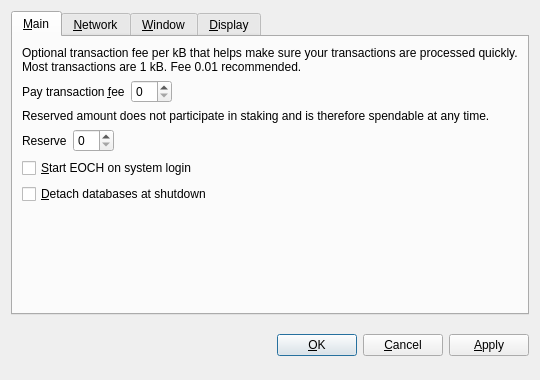
<?xml version="1.0" encoding="UTF-8"?>
<ui version="4.0">
 <class>OptionsDialog</class>
 <widget class="QDialog" name="OptionsDialog">
  <property name="geometry">
   <rect>
    <x>0</x>
    <y>0</y>
    <width>540</width>
    <height>380</height>
   </rect>
  </property>
  <property name="windowTitle">
   <string>Options</string>
  </property>
  <property name="modal">
   <bool>true</bool>
  </property>
  <layout class="QVBoxLayout" name="verticalLayout">
   <item>
    <widget class="QTabWidget" name="tabWidget">
     <property name="tabPosition">
      <enum>QTabWidget::North</enum>
     </property>
     <property name="currentIndex">
      <number>0</number>
     </property>
     <widget class="QWidget" name="tabMain">
      <attribute name="title">
       <string>&amp;Main</string>
      </attribute>
      <layout class="QVBoxLayout" name="verticalLayout_Main">
       <item>
        <widget class="QLabel" name="transactionFeeInfoLabel">
         <property name="text">
          <string>Optional transaction fee per kB that helps make sure your transactions are processed quickly. Most transactions are 1 kB. Fee 0.01 recommended.</string>
         </property>
         <property name="textFormat">
          <enum>Qt::PlainText</enum>
         </property>
         <property name="wordWrap">
          <bool>true</bool>
         </property>
        </widget>
       </item>
       <item>
        <layout class="QHBoxLayout" name="horizontalLayoutFee">
         <item>
          <widget class="QLabel" name="transactionFeeLabel">
           <property name="text">
            <string>Pay transaction &amp;fee</string>
           </property>
           <property name="textFormat">
            <enum>Qt::PlainText</enum>
           </property>
           <property name="buddy">
            <cstring>transactionFee</cstring>
           </property>
          </widget>
         </item>
         <item>
          <widget class="EOCHAmountField" name="transactionFee"/>
         </item>
         <item>
          <spacer name="horizontalSpacerFee">
           <property name="orientation">
            <enum>Qt::Horizontal</enum>
           </property>
           <property name="sizeHint" stdset="0">
            <size>
             <width>40</width>
             <height>20</height>
            </size>
           </property>
          </spacer>
         </item>
        </layout>
       </item>
       <item>
        <widget class="QLabel" name="reserveBalanceInfoLabel">
         <property name="text">
          <string>Reserved amount does not participate in staking and is therefore spendable at any time.</string>
         </property>
         <property name="textFormat">
          <enum>Qt::PlainText</enum>
         </property>
         <property name="wordWrap">
          <bool>true</bool>
         </property>
        </widget>
       </item>
       <item>
        <layout class="QHBoxLayout" name="horizontalLayoutReserveBalance">
         <item>
          <widget class="QLabel" name="reserveBalanceLabel">
           <property name="text">
            <string>Reserve</string>
           </property>
           <property name="textFormat">
            <enum>Qt::PlainText</enum>
           </property>
           <property name="buddy">
            <cstring>reserveBalance</cstring>
           </property>
          </widget>
         </item>
         <item>
          <widget class="EOCHAmountField" name="reserveBalance"/>
         </item>
         <item>
          <spacer name="horizontalSpacerReserveBalance">
           <property name="orientation">
            <enum>Qt::Horizontal</enum>
           </property>
           <property name="sizeHint" stdset="0">
            <size>
             <width>40</width>
             <height>20</height>
            </size>
           </property>
          </spacer>
         </item>
        </layout>
       </item>
       <item>
        <widget class="QCheckBox" name="EOCHAtStartup">
         <property name="toolTip">
          <string>Automatically start EOCH after logging in to the system.</string>
         </property>
         <property name="text">
          <string>&amp;Start EOCH on system login</string>
         </property>
        </widget>
       </item>
       <item>
        <widget class="QCheckBox" name="detachDatabases">
         <property name="toolTip">
          <string>Detach block and address databases at shutdown. This means they can be moved to another data directory, but it slows down shutdown. The wallet is always detached.</string>
         </property>
         <property name="text">
          <string>&amp;Detach databases at shutdown</string>
         </property>
        </widget>
       </item>
       <item>
        <spacer name="verticalSpacer_Main">
         <property name="orientation">
          <enum>Qt::Vertical</enum>
         </property>
         <property name="sizeHint" stdset="0">
          <size>
           <width>20</width>
           <height>40</height>
          </size>
         </property>
        </spacer>
       </item>
      </layout>
     </widget>
     <widget class="QWidget" name="tabNetwork">
      <attribute name="title">
       <string>&amp;Network</string>
      </attribute>
      <layout class="QVBoxLayout" name="verticalLayout_Network">
       <item>
        <widget class="QCheckBox" name="mapPortUpnp">
         <property name="toolTip">
          <string>Automatically open the EOCH client port on the router. This only works when your router supports UPnP and it is enabled.</string>
         </property>
         <property name="text">
          <string>Map port using &amp;UPnP</string>
         </property>
        </widget>
       </item>
       <item>
        <widget class="QCheckBox" name="connectSocks">
         <property name="toolTip">
          <string>Connect to the EOCH network through a SOCKS proxy (e.g. when connecting through Tor).</string>
         </property>
         <property name="text">
          <string>&amp;Connect through SOCKS proxy:</string>
         </property>
        </widget>
       </item>
       <item>
        <layout class="QHBoxLayout" name="horizontalLayout_Network">
         <item>
          <widget class="QLabel" name="proxyIpLabel">
           <property name="text">
            <string>Proxy &amp;IP:</string>
           </property>
           <property name="textFormat">
            <enum>Qt::PlainText</enum>
           </property>
           <property name="buddy">
            <cstring>proxyIp</cstring>
           </property>
          </widget>
         </item>
         <item>
          <widget class="QValidatedLineEdit" name="proxyIp">
           <property name="maximumSize">
            <size>
             <width>140</width>
             <height>16777215</height>
            </size>
           </property>
           <property name="toolTip">
            <string>IP address of the proxy (e.g. 127.0.0.1)</string>
           </property>
          </widget>
         </item>
         <item>
          <widget class="QLabel" name="proxyPortLabel">
           <property name="text">
            <string>&amp;Port:</string>
           </property>
           <property name="textFormat">
            <enum>Qt::PlainText</enum>
           </property>
           <property name="buddy">
            <cstring>proxyPort</cstring>
           </property>
          </widget>
         </item>
         <item>
          <widget class="QLineEdit" name="proxyPort">
           <property name="maximumSize">
            <size>
             <width>55</width>
             <height>16777215</height>
            </size>
           </property>
           <property name="toolTip">
            <string>Port of the proxy (e.g. 9050)</string>
           </property>
          </widget>
         </item>
         <item>
          <widget class="QLabel" name="socksVersionLabel">
           <property name="text">
            <string>SOCKS &amp;Version:</string>
           </property>
           <property name="textFormat">
            <enum>Qt::PlainText</enum>
           </property>
           <property name="buddy">
            <cstring>socksVersion</cstring>
           </property>
          </widget>
         </item>
         <item>
          <widget class="QValueComboBox" name="socksVersion">
           <property name="toolTip">
            <string>SOCKS version of the proxy (e.g. 5)</string>
           </property>
          </widget>
         </item>
         <item>
          <spacer name="horizontalSpacer_Network">
           <property name="orientation">
            <enum>Qt::Horizontal</enum>
           </property>
           <property name="sizeHint" stdset="0">
            <size>
             <width>40</width>
             <height>20</height>
            </size>
           </property>
          </spacer>
         </item>
        </layout>
       </item>
       <item>
        <spacer name="verticalSpacer_Network">
         <property name="orientation">
          <enum>Qt::Vertical</enum>
         </property>
         <property name="sizeHint" stdset="0">
          <size>
           <width>20</width>
           <height>40</height>
          </size>
         </property>
        </spacer>
       </item>
      </layout>
     </widget>
     <widget class="QWidget" name="tabWindow">
      <attribute name="title">
       <string>&amp;Window</string>
      </attribute>
      <layout class="QVBoxLayout" name="verticalLayout_Window">
       <item>
        <widget class="QCheckBox" name="minimizeToTray">
         <property name="toolTip">
          <string>Show only a tray icon after minimizing the window.</string>
         </property>
         <property name="text">
          <string>&amp;Minimize to the tray instead of the taskbar</string>
         </property>
        </widget>
       </item>
       <item>
        <widget class="QCheckBox" name="minimizeOnClose">
         <property name="toolTip">
          <string>Minimize instead of exit the application when the window is closed. When this option is enabled, the application will be closed only after selecting Quit in the menu.</string>
         </property>
         <property name="text">
          <string>M&amp;inimize on close</string>
         </property>
        </widget>
       </item>
       <item>
        <spacer name="verticalSpacer_Window">
         <property name="orientation">
          <enum>Qt::Vertical</enum>
         </property>
         <property name="sizeHint" stdset="0">
          <size>
           <width>20</width>
           <height>40</height>
          </size>
         </property>
        </spacer>
       </item>
      </layout>
     </widget>
     <widget class="QWidget" name="tabDisplay">
      <attribute name="title">
       <string>&amp;Display</string>
      </attribute>
      <layout class="QVBoxLayout" name="verticalLayout_Display">
       <item>
        <layout class="QHBoxLayout" name="horizontalLayout_1_Display">
         <item>
          <widget class="QLabel" name="langLabel">
           <property name="text">
            <string>User Interface &amp;language:</string>
           </property>
           <property name="textFormat">
            <enum>Qt::PlainText</enum>
           </property>
           <property name="buddy">
            <cstring>lang</cstring>
           </property>
          </widget>
         </item>
         <item>
          <widget class="QValueComboBox" name="lang">
           <property name="toolTip">
            <string>The user interface language can be set here. This setting will take effect after restarting EOCH.</string>
           </property>
          </widget>
         </item>
        </layout>
       </item>
       <item>
        <layout class="QHBoxLayout" name="horizontalLayout_2_Display">
         <item>
          <widget class="QLabel" name="unitLabel">
           <property name="text">
            <string>&amp;Unit to show amounts in:</string>
           </property>
           <property name="textFormat">
            <enum>Qt::PlainText</enum>
           </property>
           <property name="buddy">
            <cstring>unit</cstring>
           </property>
          </widget>
         </item>
         <item>
          <widget class="QValueComboBox" name="unit">
           <property name="toolTip">
            <string>Choose the default subdivision unit to show in the interface and when sending coins.</string>
           </property>
          </widget>
         </item>
        </layout>
       </item>
       <item>
        <widget class="QCheckBox" name="displayAddresses">
         <property name="toolTip">
          <string>Whether to show EOCH addresses in the transaction list or not.</string>
         </property>
         <property name="text">
          <string>&amp;Display addresses in transaction list</string>
         </property>
        </widget>
       </item>
       <item>
        <widget class="QCheckBox" name="coinControlFeatures">
         <property name="toolTip">
          <string>Whether to show coin control features or not.</string>
         </property>
         <property name="text">
          <string>Display coin &amp;control features (experts only!)</string>
         </property>
        </widget>
       </item>
       <item>
        <spacer name="verticalSpacer_Display">
         <property name="orientation">
          <enum>Qt::Vertical</enum>
         </property>
         <property name="sizeHint" stdset="0">
          <size>
           <width>20</width>
           <height>40</height>
          </size>
         </property>
        </spacer>
       </item>
      </layout>
     </widget>
    </widget>
   </item>
   <item>
    <layout class="QHBoxLayout" name="horizontalLayout_Buttons">
     <item>
      <spacer name="horizontalSpacer_1">
       <property name="orientation">
        <enum>Qt::Horizontal</enum>
       </property>
       <property name="sizeHint" stdset="0">
        <size>
         <width>40</width>
         <height>48</height>
        </size>
       </property>
      </spacer>
     </item>
     <item>
      <widget class="QLabel" name="statusLabel">
       <property name="font">
        <font>
         <weight>75</weight>
         <bold>true</bold>
        </font>
       </property>
       <property name="text">
        <string/>
       </property>
       <property name="textFormat">
        <enum>Qt::PlainText</enum>
       </property>
       <property name="wordWrap">
        <bool>true</bool>
       </property>
      </widget>
     </item>
     <item>
      <spacer name="horizontalSpacer_2">
       <property name="orientation">
        <enum>Qt::Horizontal</enum>
       </property>
       <property name="sizeHint" stdset="0">
        <size>
         <width>40</width>
         <height>48</height>
        </size>
       </property>
      </spacer>
     </item>
     <item>
      <widget class="QPushButton" name="okButton">
       <property name="text">
        <string>&amp;OK</string>
       </property>
      </widget>
     </item>
     <item>
      <widget class="QPushButton" name="cancelButton">
       <property name="text">
        <string>&amp;Cancel</string>
       </property>
       <property name="autoDefault">
        <bool>false</bool>
       </property>
      </widget>
     </item>
     <item>
      <widget class="QPushButton" name="applyButton">
       <property name="text">
        <string>&amp;Apply</string>
       </property>
       <property name="autoDefault">
        <bool>false</bool>
       </property>
      </widget>
     </item>
    </layout>
   </item>
  </layout>
 </widget>
 <customwidgets>
  <customwidget>
   <class>EOCHAmountField</class>
   <extends>QSpinBox</extends>
   <header>EOCHamountfield.h</header>
  </customwidget>
  <customwidget>
   <class>QValueComboBox</class>
   <extends>QComboBox</extends>
   <header>qvaluecombobox.h</header>
  </customwidget>
  <customwidget>
   <class>QValidatedLineEdit</class>
   <extends>QLineEdit</extends>
   <header>qvalidatedlineedit.h</header>
  </customwidget>
 </customwidgets>
 <resources/>
 <connections/>
</ui>
